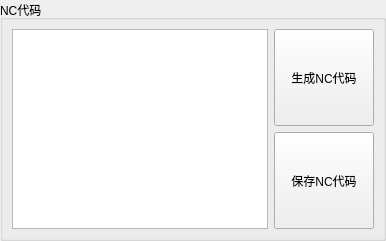
     <widget class="QGroupBox" name="groupBox_7">
      <property name="title">
       <string>NC代码</string>
      </property>
      <layout class="QGridLayout" name="gridLayout_11">
       <property name="leftMargin">
        <number>9</number>
       </property>
       <property name="topMargin">
        <number>9</number>
       </property>
       <property name="rightMargin">
        <number>9</number>
       </property>
       <property name="bottomMargin">
        <number>9</number>
       </property>
       <item row="0" column="1">
        <widget class="QPushButton" name="shengchengNC">
         <property name="sizePolicy">
          <sizepolicy hsizetype="Fixed" vsizetype="Preferred">
           <horstretch>0</horstretch>
           <verstretch>0</verstretch>
          </sizepolicy>
         </property>
         <property name="minimumSize">
          <size>
           <width>100</width>
           <height>30</height>
          </size>
         </property>
         <property name="text">
          <string>生成NC代码</string>
         </property>
        </widget>
       </item>
       <item row="0" column="0" rowspan="2">
        <widget class="QPlainTextEdit" name="gCode">
         <property name="sizePolicy">
          <sizepolicy hsizetype="Expanding" vsizetype="Preferred">
           <horstretch>0</horstretch>
           <verstretch>0</verstretch>
          </sizepolicy>
         </property>
         <property name="minimumSize">
          <size>
           <width>0</width>
           <height>200</height>
          </size>
         </property>
        </widget>
       </item>
       <item row="1" column="1">
        <widget class="QPushButton" name="shengchengNC_2">
         <property name="sizePolicy">
          <sizepolicy hsizetype="Fixed" vsizetype="Preferred">
           <horstretch>0</horstretch>
           <verstretch>0</verstretch>
          </sizepolicy>
         </property>
         <property name="minimumSize">
          <size>
           <width>100</width>
           <height>30</height>
          </size>
         </property>
         <property name="text">
          <string>保存NC代码</string>
         </property>
        </widget>
       </item>
      </layout>
     </widget>
